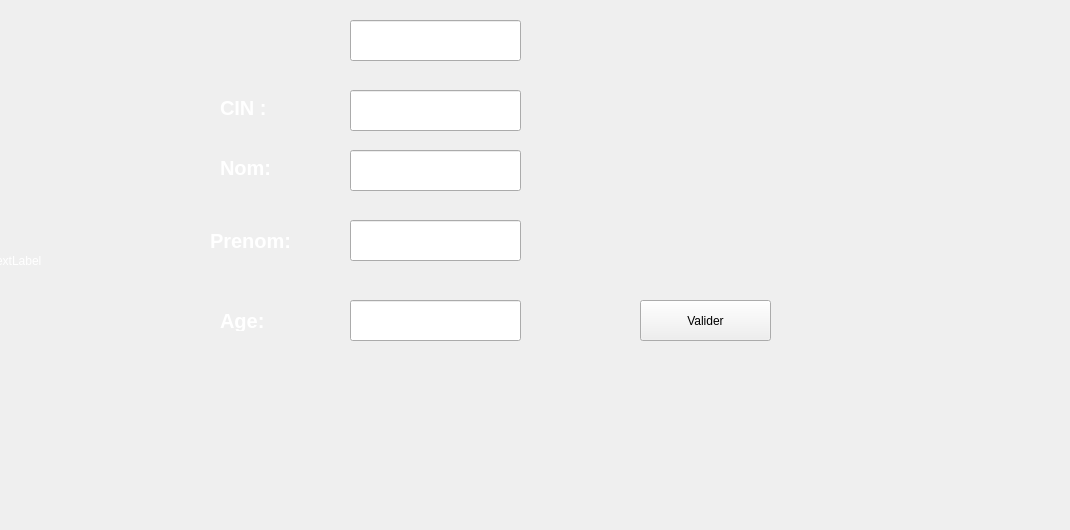
      <widget class="QWidget" name="ModifierCitoyen">
       <attribute name="title">
        <string>Modifier</string>
       </attribute>
       <widget class="QLineEdit" name="nom_input_modif">
        <property name="geometry">
         <rect>
          <x>350</x>
          <y>150</y>
          <width>171</width>
          <height>41</height>
         </rect>
        </property>
       </widget>
       <widget class="QPushButton" name="confirmer_modif_citoyen">
        <property name="geometry">
         <rect>
          <x>640</x>
          <y>300</y>
          <width>131</width>
          <height>41</height>
         </rect>
        </property>
        <property name="text">
         <string>Valider</string>
        </property>
        <property name="icon">
         <iconset resource="resource.qrc">
          <normaloff>:/img/img/icons8_checked_96px.png</normaloff>:/img/img/icons8_checked_96px.png</iconset>
        </property>
       </widget>
       <widget class="QLabel" name="cin_modif">
        <property name="geometry">
         <rect>
          <x>220</x>
          <y>100</y>
          <width>56</width>
          <height>16</height>
         </rect>
        </property>
        <property name="styleSheet">
         <string notr="true">background-color: transparent;

font: 8pt &quot;Castellar&quot;;

	color: white;

	font-weight: bold;

	font-size: 20px;

border:none;</string>
        </property>
        <property name="text">
         <string>CIN :</string>
        </property>
       </widget>
       <widget class="QLineEdit" name="cin_input_modif">
        <property name="geometry">
         <rect>
          <x>350</x>
          <y>90</y>
          <width>171</width>
          <height>41</height>
         </rect>
        </property>
        <property name="styleSheet">
         <string notr="true"/>
        </property>
       </widget>
       <widget class="QLabel" name="nom_modif">
        <property name="geometry">
         <rect>
          <x>220</x>
          <y>160</y>
          <width>56</width>
          <height>16</height>
         </rect>
        </property>
        <property name="styleSheet">
         <string notr="true">background-color: transparent;

font: 8pt &quot;Castellar&quot;;

	color: white;

	font-weight: bold;

	font-size: 20px;

border:none;</string>
        </property>
        <property name="text">
         <string>Nom:</string>
        </property>
       </widget>
       <widget class="QLineEdit" name="age_input_modif">
        <property name="geometry">
         <rect>
          <x>350</x>
          <y>300</y>
          <width>171</width>
          <height>41</height>
         </rect>
        </property>
       </widget>
       <widget class="QLineEdit" name="prenom_input_modif">
        <property name="geometry">
         <rect>
          <x>350</x>
          <y>220</y>
          <width>171</width>
          <height>41</height>
         </rect>
        </property>
       </widget>
       <widget class="QLabel" name="cin_modif_2">
        <property name="geometry">
         <rect>
          <x>220</x>
          <y>310</y>
          <width>56</width>
          <height>21</height>
         </rect>
        </property>
        <property name="styleSheet">
         <string notr="true">background-color: transparent;

font: 8pt &quot;Castellar&quot;;

	color: white;

	font-weight: bold;

	font-size: 20px;

border:none;</string>
        </property>
        <property name="text">
         <string>Age:</string>
        </property>
       </widget>
       <widget class="QLabel" name="prenom_ajout_2">
        <property name="geometry">
         <rect>
          <x>210</x>
          <y>230</y>
          <width>121</width>
          <height>21</height>
         </rect>
        </property>
        <property name="styleSheet">
         <string notr="true">background-color: transparent;

font: 8pt &quot;Castellar&quot;;

	color: white;

	font-weight: bold;

	font-size: 20px;

border:none;</string>
        </property>
        <property name="text">
         <string>Prenom:</string>
        </property>
       </widget>
       <widget class="QLineEdit" name="id_citoyen_modif">
        <property name="geometry">
         <rect>
          <x>350</x>
          <y>20</y>
          <width>171</width>
          <height>41</height>
         </rect>
        </property>
        <property name="readOnly">
         <bool>true</bool>
        </property>
       </widget>
       <widget class="QLabel" name="label_4">
        <property name="geometry">
         <rect>
          <x>-10</x>
          <y>0</y>
          <width>1061</width>
          <height>521</height>
         </rect>
        </property>
        <property name="styleSheet">
         <string notr="true">QLabel{
 color: white;
  background: transparent;
}</string>
        </property>
        <property name="text">
         <string>TextLabel</string>
        </property>
       </widget>
       <zorder>label_4</zorder>
       <zorder>nom_input_modif</zorder>
       <zorder>confirmer_modif_citoyen</zorder>
       <zorder>cin_modif</zorder>
       <zorder>cin_input_modif</zorder>
       <zorder>nom_modif</zorder>
       <zorder>age_input_modif</zorder>
       <zorder>prenom_input_modif</zorder>
       <zorder>cin_modif_2</zorder>
       <zorder>prenom_ajout_2</zorder>
       <zorder>id_citoyen_modif</zorder>
      </widget>
